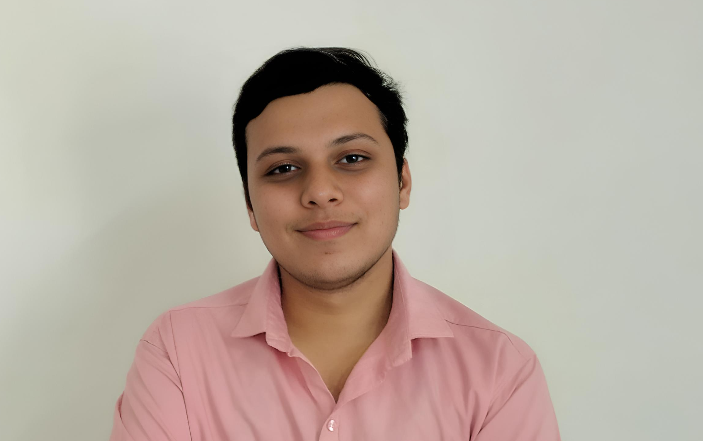
#> input picture Sairaj Rajput IT VIIT.png, 703 x 441 px
$ python Tut_9.py
#> lines starting #> are read from the running program, lines starting #| are printed output that depends on the picture; after the words box and inside, x2 and y2 are one past the last pixel; in counts of white or black regions, pixels touching at a corner belong together
import cv2
import numpy as np

print('edge detection using python')

# In OpenCV there are edge detectors such as Sobel filters and laplacian filters but the most effective is the Canny Edge detector. In our Computer Vision Course I go into detail of exactly how this detector works but for now let’s take a look at its implementation in OpenCV.
# edges = cv2.Canny( image, threshold1, threshold2)

# Params:

# image: This is our input image.
# edges: output edge map; single channels 8-bit image, which has the same size as image .
# threshold1: First threshold for the hysteresis procedure.
# threshold2: Second threshold for the hysteresis procedure.

img = cv2.imread('Sairaj Rajput IT VIIT.png',1)
#> img is the input picture: shape (441, 703, 3); mean B, G, R 162.5, 173.4, 185.9
edges = cv2.Canny(img,30,150)
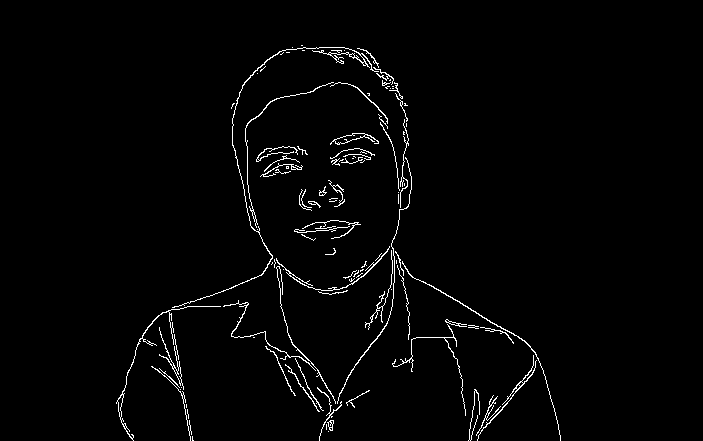
#> edges: shape (441, 703); 2% white in thin lines or dots, all inside (x1, y1, x2, y2) = (116, 45, 561, 441)
cv2.imshow('The image after edges',edges)
cv2.waitKey(0)
cv2.destroyAllWindows()
